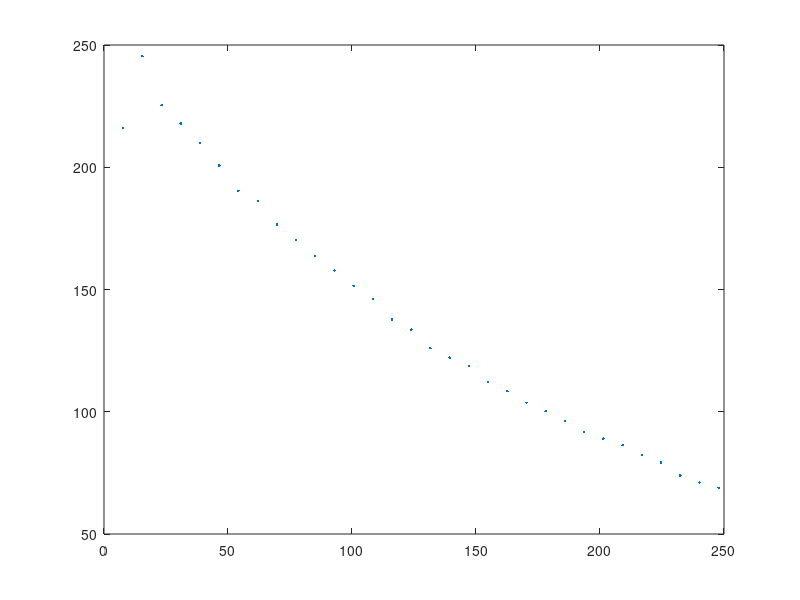

This figure's MATLAB source: (Note: this script raises an error after producing the figure.)
cd 'C:\Users\duzun\OneDrive\Masaüstü\SKULE\BME595 Medical Imaging\Lab 1'
load T1andT2.mat

%PART 4 - QUANTITATIVE T1 AND T2 MEASUREMENT
%Q1
%Plot signal intensity acquired at each echo time (TE)
plot(TE, T2signal, '.');

%T2signal=ke^(-TE/T2)
%Plot original datapoints and fitted line
cftool;

%Estimate T2 and express in ms
T2 = 1/0.005136;

%Q2
%Invert first 2 points
T1signal(1) = -T1signal(1);
T1signal(2) = -T1signal(2);

T1_original = abs(T1signal);

%Plot original datapoint
plot(TI, T1_original, '.');

%Plot corrected datapoint
plot(TI, T1signal, '.');

cftool;


